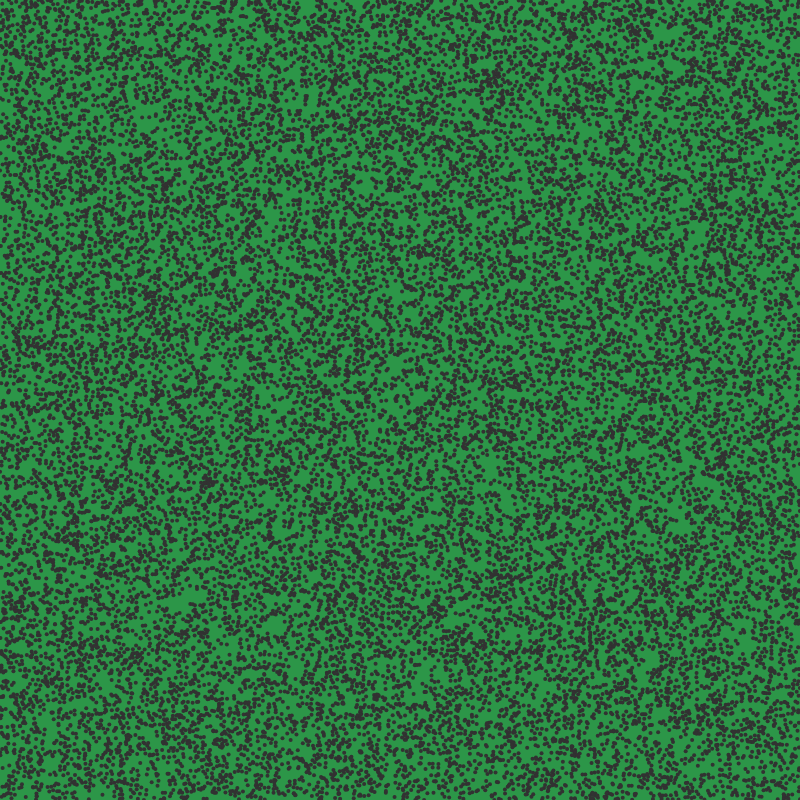
Frame 1 (no input)
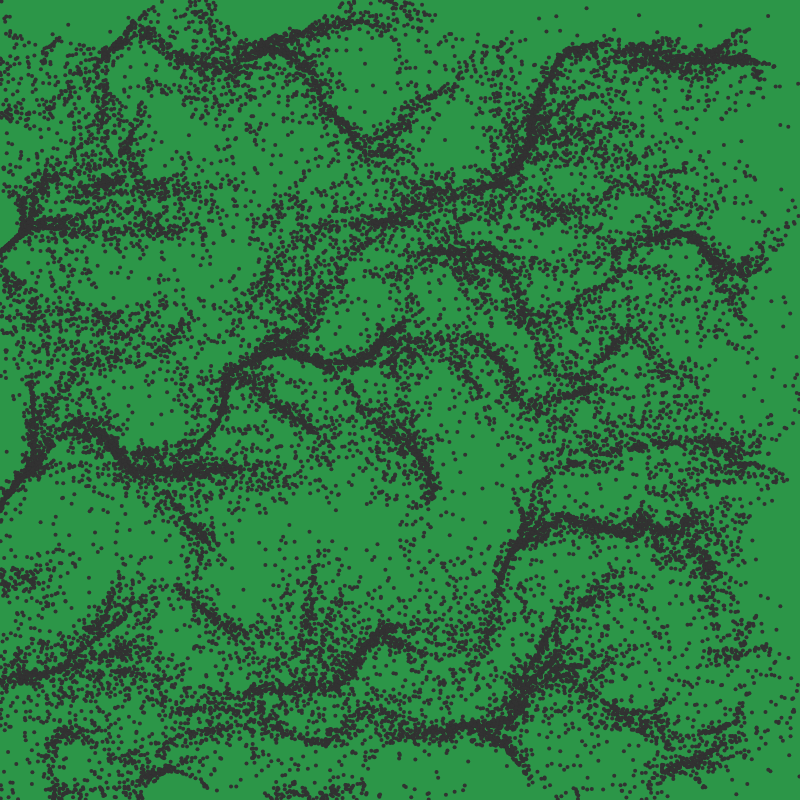
Frame 60 (no input)
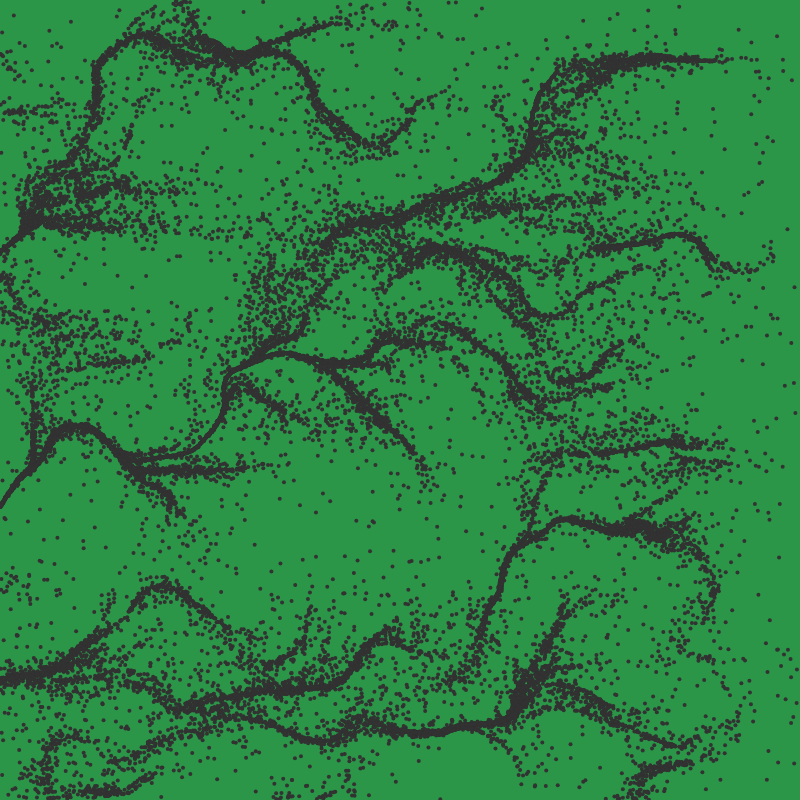
Frame 120 (the mouse pressed at the canvas centre since frame 60)

The p5.js sketch that drew these frames (run headless with seeded random() and noise() and a simulated clock; from frame 60 on, the mouse is pressed at the canvas centre):

// p5.js sketch
// ── sketch.js
let particles = [];
const num = 25000;

const noiseScale = 0.01;
// determine noise variable

function setup() {
  createCanvas(800, 800);
  for(let i = 0; i < num; i++){
    particles.push(createVector(random(width), random(height)));
    // places random particles
  }
  stroke(50);
  strokeWeight(4)
  clear();
  // creates large, dark particles (visually)
}

function draw() {
  background(44, 150, 72); // green background
  for(let i = 0; i < num; i ++){
    let p = particles[i];
    point(p.x, p.y)
    let n = noise(p.x * noiseScale, p.y * noiseScale, frameCount * noiseScale * noiseScale);
    // multiply everything by the noiscale factor
    let a = TAU * n;
    p.x += cos(a);
    p.y += sin(a);
    // position everything relative to these functions

    if(!onScreen(p)){
      p.x = random(width)
      p.y = random(height)
      // when a particle falls off screen, it is replaced by another random particle
    }
  }
}


function onScreen(v) {
  return v.x >= 0 && v.x <= width && v.y >= 0 && v.y <= height;
  // checks whether on screen
}
